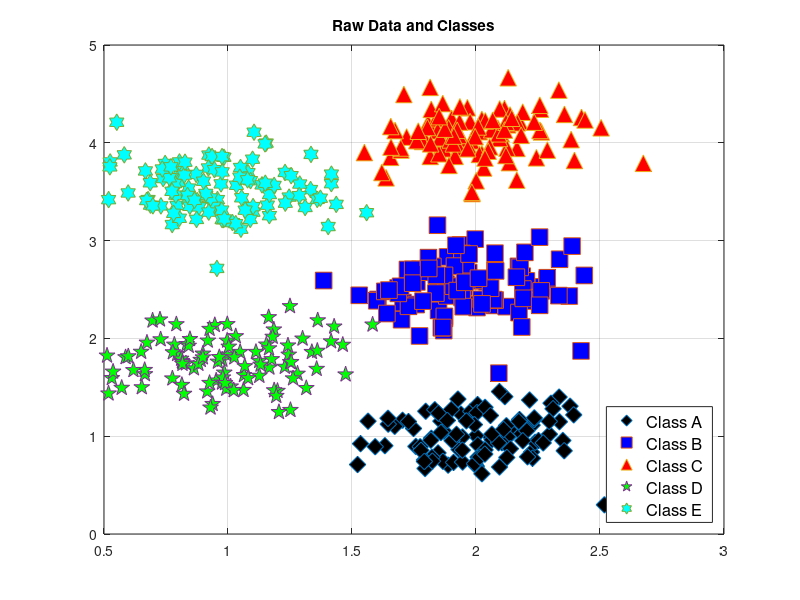

Source code (MATLAB): (Note: this script raises an error after producing the figure.)
close all;
clear all;
clc;

%------------------------------------------------
%                 Generate Classes
%------------------------------------------------
% number of samples of each class
s = 100;

% Covariance
Sigma=[0.05 0.05];

A=mvnrnd([2,1],Sigma,s);
B=mvnrnd([2,2.5],Sigma,s);
C=mvnrnd([2,4],Sigma,s);
D=mvnrnd([1,1.75],Sigma,s);
E=mvnrnd([1,3.5],Sigma,s);

p = [A; B; C; D; E];
t = [ones(1,size(A,2)); 2*ones(1,size(B,2)); 3*ones(1,size(C,2)); 4*ones(1,size(D,2)); 5*ones(1,size(E,2))];


%------------------------------------------------
%                   Plot Data
%------------------------------------------------

i_fig = 1;

figure(i_fig)
plot(A(:,1),A(:,2),'d','MarkerFaceColor','black','MarkerSize',12),
hold on
plot(B(:,1),B(:,2),'s','MarkerFaceColor','blue','MarkerSize',12),
hold on
plot(C(:,1),C(:,2),'^','MarkerFaceColor','red','MarkerSize',12),
hold on
plot(D(:,1),D(:,2),'p','MarkerFaceColor','green','MarkerSize',12),
hold on
plot(E(:,1),E(:,2),'h','MarkerFaceColor','cyan','MarkerSize',12),
grid on
title('Raw Data and Classes'),
legend('Class A','Class B','Class C','Class D','Class E','FontSize',12,'Location','southeast'),
saveas(figure(i_fig), "Graph_" + i_fig + ".jpg");
close(figure(i_fig));
i_fig = i_fig + 1;


%------------------------------------------------
%              K-Means Calculations
%------------------------------------------------

% Loop / Repeat for different values of k
for k = 2:10

    % Plots data points in the background
    figure(i_fig);
    plot(A(:,1),A(:,2),'d','MarkerFaceColor','black','MarkerSize',6),
    hold on
    plot(B(:,1),B(:,2),'s','MarkerFaceColor','blue','MarkerSize',6),
    hold on
    plot(C(:,1),C(:,2),'^','MarkerFaceColor','red','MarkerSize',6),
    hold on
    plot(D(:,1),D(:,2),'p','MarkerFaceColor','green','MarkerSize',6),
    hold on
    plot(E(:,1),E(:,2),'h','MarkerFaceColor','cyan','MarkerSize',6),
    hold on
    grid on

    % Graph Color (Ensure each cluter is a different color for visualization) 
    cmap = colormap(colorcube(11));

    % K-means actual calculation / command
    [idx, centroids] = kmeans(p, k);

    % Plot each cluster
    for clusters = 1:k    
        % Find specific cluster and points
        curr_cluster = find(idx == clusters);
        p_i = p(curr_cluster,:);

        % Plot Cluster
        plot(p_i(:,1), p_i(:,2),'o','color',cmap(clusters,:),'MarkerSize',12,'LineWidth',2);
        hold on

        % Plot Cluster Centroid in White background (for visualization)
        plot(centroids(clusters,1),centroids(clusters,2),'wx','MarkerSize',12,'LineWidth',6);
        hold on
        plot(centroids(clusters,1),centroids(clusters,2),'x','color',cmap(clusters,:),'MarkerSize',10,'LineWidth',3);

    end

    % Save Graph and update figure number
    title(k + " K-Clusters");
    saveas(figure(i_fig), "Graph_" + i_fig + ".jpg");
    close(figure(i_fig));
    i_fig = i_fig + 1;
end

